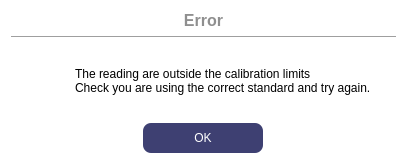
<?xml version="1.0" encoding="UTF-8"?>
<ui version="4.0">
 <class>WInfo</class>
 <widget class="QDialog" name="WInfo">
  <property name="geometry">
   <rect>
    <x>0</x>
    <y>0</y>
    <width>407</width>
    <height>164</height>
   </rect>
  </property>
  <property name="sizePolicy">
   <sizepolicy hsizetype="Preferred" vsizetype="Expanding">
    <horstretch>0</horstretch>
    <verstretch>255</verstretch>
   </sizepolicy>
  </property>
  <property name="windowTitle">
   <string>Log data period configuration</string>
  </property>
  <property name="styleSheet">
   <string notr="true">#WInfo {
 background-color:white;
 border-radius: 5px;
}
#label{
 color: #3E4072;
 font-weight: 800;
}
#buttonBox{
 background-color: #3E4072;
}
#label_Title{
 color: #8F8F8F;
 font-weight: 600;
}
QLineEdit {
 background-color:#DFDFDF;
 border-radius: 3px;
}
#pushButton_Confirm,
#pushButton_Cancel {
 border: none;
 border-radius: 8px;
}
#pushButton_Confirm {
 color: white;
 background-color: #3E4072;
}
#pushButton_Confirm:hover {
 color: white;
 background-color: #595D89;
}
#pushButton_Cancel {
 background-color: #D8D8D8;
}
#pushButton_Cancel:hover {
 background-color: #ACACAC;
}</string>
  </property>
  <layout class="QVBoxLayout" name="verticalLayout">
   <item>
    <widget class="QLabel" name="label_Title">
     <property name="font">
      <font>
       <pointsize>12</pointsize>
       <fontweight>DemiBold</fontweight>
      </font>
     </property>
     <property name="text">
      <string>Error</string>
     </property>
     <property name="alignment">
      <set>Qt::AlignCenter</set>
     </property>
    </widget>
   </item>
   <item>
    <widget class="Line" name="line">
     <property name="orientation">
      <enum>Qt::Horizontal</enum>
     </property>
    </widget>
   </item>
   <item>
    <widget class="QWidget" name="widget" native="true">
     <property name="sizePolicy">
      <sizepolicy hsizetype="Preferred" vsizetype="Expanding">
       <horstretch>0</horstretch>
       <verstretch>255</verstretch>
      </sizepolicy>
     </property>
     <layout class="QGridLayout" name="gridLayout">
      <property name="topMargin">
       <number>0</number>
      </property>
      <property name="bottomMargin">
       <number>0</number>
      </property>
      <property name="horizontalSpacing">
       <number>15</number>
      </property>
      <item row="0" column="1">
       <widget class="QLabel" name="label_2">
        <property name="sizePolicy">
         <sizepolicy hsizetype="Preferred" vsizetype="Expanding">
          <horstretch>0</horstretch>
          <verstretch>255</verstretch>
         </sizepolicy>
        </property>
        <property name="text">
         <string>The reading are outside the calibration limits
Check you are using the correct standard and try again.</string>
        </property>
        <property name="wordWrap">
         <bool>true</bool>
        </property>
       </widget>
      </item>
      <item row="0" column="0">
       <widget class="QLabel" name="label">
        <property name="maximumSize">
         <size>
          <width>40</width>
          <height>40</height>
         </size>
        </property>
        <property name="text">
         <string/>
        </property>
        <property name="pixmap">
         <pixmap resource="../../ressource.qrc">:/Logo/Dashboard/Sonde info/info-button.svg</pixmap>
        </property>
        <property name="scaledContents">
         <bool>true</bool>
        </property>
       </widget>
      </item>
     </layout>
    </widget>
   </item>
   <item>
    <spacer name="verticalSpacer_2">
     <property name="orientation">
      <enum>Qt::Vertical</enum>
     </property>
     <property name="sizeHint" stdset="0">
      <size>
       <width>20</width>
       <height>1</height>
      </size>
     </property>
    </spacer>
   </item>
   <item>
    <widget class="QWidget" name="widget_3" native="true">
     <layout class="QHBoxLayout" name="horizontalLayout">
      <property name="topMargin">
       <number>0</number>
      </property>
      <property name="rightMargin">
       <number>9</number>
      </property>
      <property name="bottomMargin">
       <number>0</number>
      </property>
      <item>
       <widget class="QPushButton" name="pushButton_Confirm">
        <property name="minimumSize">
         <size>
          <width>120</width>
          <height>30</height>
         </size>
        </property>
        <property name="maximumSize">
         <size>
          <width>120</width>
          <height>16777215</height>
         </size>
        </property>
        <property name="text">
         <string>OK</string>
        </property>
       </widget>
      </item>
     </layout>
    </widget>
   </item>
  </layout>
 </widget>
 <resources>
  <include location="../../ressource.qrc"/>
 </resources>
 <connections>
  <connection>
   <sender>pushButton_Confirm</sender>
   <signal>clicked()</signal>
   <receiver>WInfo</receiver>
   <slot>accept()</slot>
   <hints>
    <hint type="sourcelabel">
     <x>276</x>
     <y>153</y>
    </hint>
    <hint type="destinationlabel">
     <x>338</x>
     <y>279</y>
    </hint>
   </hints>
  </connection>
 </connections>
</ui>
